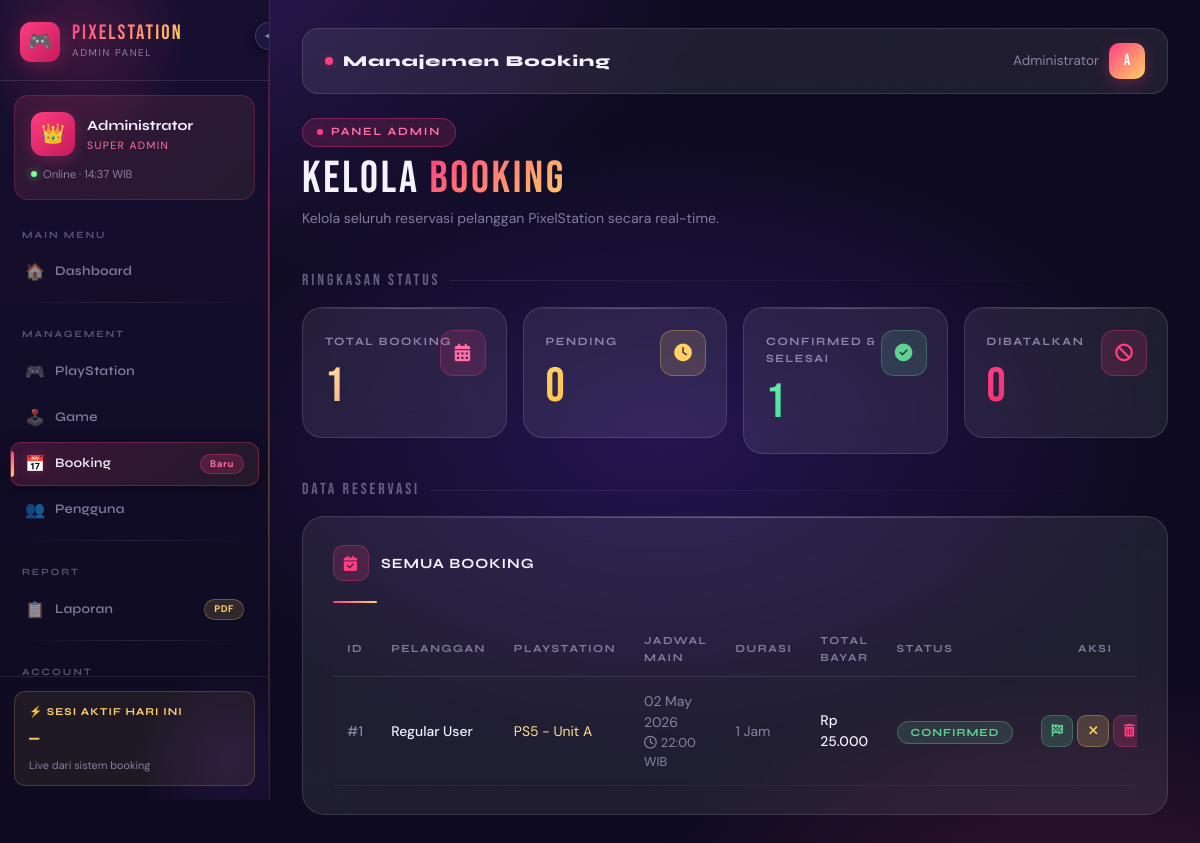
Page /admin/booking-admin.php (signed in) on the committed database.
### tables this page shows
CREATE TABLE `bookings` (
  `id` int(11) NOT NULL,
  `user_id` int(11) NOT NULL,
  `ps_id` int(11) NOT NULL,
  `tanggal` date NOT NULL,
  `jam_mulai` time NOT NULL,
  `durasi` int(11) NOT NULL,
  `total_harga` int(11) NOT NULL,
  `status` enum('pending','confirmed','selesai','batal') DEFAULT 'pending',
  `created_at` timestamp NOT NULL DEFAULT current_timestamp()
);

CREATE TABLE `users` (
  `id` int(11) NOT NULL,
  `nama` varchar(100) NOT NULL,
  `email` varchar(100) NOT NULL,
  `password` varchar(255) NOT NULL,
  `role` enum('admin','user') DEFAULT 'user',
  `created_at` timestamp NOT NULL DEFAULT current_timestamp()
);

CREATE TABLE `playstations` (
  `id` int(11) NOT NULL,
  `nama_ps` varchar(100) NOT NULL,
  `harga_per_jam` int(11) NOT NULL,
  `status` enum('tersedia','terpakai') DEFAULT 'tersedia',
  `created_at` timestamp NOT NULL DEFAULT current_timestamp()
);

### admin/booking-admin.php (the view, shortened to what this page needs)
<?php
include "../config/koneksi.php";
$total     = mysqli_fetch_assoc(mysqli_query($conn, "SELECT COUNT(*) as total FROM bookings"));
$pending   = mysqli_fetch_assoc(mysqli_query($conn, "SELECT COUNT(*) as total FROM bookings WHERE status='pending'"));
$confirmed = mysqli_fetch_assoc(mysqli_query($conn, "SELECT COUNT(*) as total FROM bookings WHERE status='confirmed'"));
$selesai   = mysqli_fetch_assoc(mysqli_query($conn, "SELECT COUNT(*) as total FROM bookings WHERE status='selesai'"));
$batal     = mysqli_fetch_assoc(mysqli_query($conn, "SELECT COUNT(*) as total FROM bookings WHERE status='batal'"));
$data = mysqli_query($conn, "
    SELECT bookings.*, users.nama as user_nama, playstations.nama_ps
    FROM bookings
    JOIN users ON bookings.user_id = users.id
    JOIN playstations ON bookings.ps_id = playstations.id
    ORDER BY bookings.tanggal DESC, bookings.jam_mulai ASC
");
?>
<!DOCTYPE html>
<html lang="id">
<head>
    <link href="https://cdn.jsdelivr.net/npm/bootstrap@5.3.3/dist/css/bootstrap.min.css" rel="stylesheet">
    <link rel="stylesheet" href="https://cdnjs.cloudflare.com/ajax/libs/font-awesome/6.5.0/css/all.min.css">
</head>
<body>
<?php include 'partials/sidebar.php'; ?>
<div class="main-wrapper">
    <div class="topbar mb-4">
        <div class="topbar-title">
            <span class="dot-live"></span>
            Manajemen Booking
        </div>
        <div class="topbar-user">
            <span><?= htmlspecialchars($_SESSION['nama']); ?></span>
            <div class="topbar-avatar"><?= strtoupper(substr($_SESSION['nama'], 0, 1)); ?></div>
        </div>
    </div>
    <div class="page-header mb-4">
        <div class="page-title-wrap">
            <div class="page-eyebrow">
                <span class="dot-live" style="width:6px;height:6px;"></span>
                Panel Admin
            </div>
            <div class="page-title">Kelola <span>Booking</span></div>
            <p class="page-sub">Kelola seluruh reservasi pelanggan PixelStation secara real-time.</p>
        </div>
    </div>
    <div class="section-title">Ringkasan Status</div>
    <div class="row g-3 mb-4">
        <div class="col-md-3 col-6">
            <div class="stat-card">
                <div class="stat-icon"><i class="fas fa-calendar-alt"></i></div>
                <div class="stat-label">Total Booking</div>
                <div class="stat-num default"><?= $total['total']; ?></div>
            </div>
        </div>
        <div class="col-md-3 col-6">
            <div class="stat-card">
                <div class="stat-icon yellow"><i class="fas fa-clock"></i></div>
                <div class="stat-label">Pending</div>
                <div class="stat-num pending"><?= $pending['total']; ?></div>
            </div>
        </div>
        <div class="col-md-3 col-6">
            <div class="stat-card">
                <div class="stat-icon green"><i class="fas fa-check-circle"></i></div>
                <div class="stat-label">Confirmed & Selesai</div>
                <div class="stat-num green"><?= ($confirmed['total'] + $selesai['total']); ?></div>
            </div>
        </div>
        <div class="col-md-3 col-6">
            <div class="stat-card">
                <div class="stat-icon red"><i class="fas fa-ban"></i></div>
                <div class="stat-label">Dibatalkan</div>
                <div class="stat-num danger"><?= $batal['total']; ?></div>
            </div>
        </div>
    </div>
    <div class="section-title">Data Reservasi</div>
    <div class="glass-card">
        <div class="card-heading">
            <div class="ch-icon"><i class="fas fa-calendar-check"></i></div>
            Semua Booking
        </div>
        <div class="divider-line"></div>
        <div class="table-responsive">
            <table class="px-table">
                <thead>
                    <tr>
                        <th>ID</th>
                        <th>Pelanggan</th>
                        <th>PlayStation</th>
                        <th>Jadwal Main</th>
                        <th>Durasi</th>
                        <th>Total Bayar</th>
                        <th>Status</th>
                        <th class="text-center">Aksi</th>
                    </tr>
                </thead>
                <tbody>
                <?php if (mysqli_num_rows($data) == 0): ?>
                    <tr>
                        <td colspan="8">
                            <div class="empty-state">
                                <i class="fas fa-calendar-times d-block"></i>
                                <p>Belum ada data booking.</p>
                            </div>
                        </td>
                    </tr>
                <?php else: ?>
                    <?php while ($row = mysqli_fetch_array($data)):
                        $badgeClass = match($row['status']) {
                            'pending'   => 'badge-pending',
                            'confirmed' => 'badge-confirmed',
                            'selesai'   => 'badge-selesai',
                            'batal'     => 'badge-batal',
                            default     => ''
                        };
                    ?>
                    <tr>
                        <td><strong style="color:var(--muted)">#<?= $row['id']; ?></strong></td>
                        <td><strong><?= htmlspecialchars($row['user_nama']); ?></strong></td>
                        <td><span class="ps-name-cell"><?= htmlspecialchars($row['nama_ps']); ?></span></td>
                        <td>
                            <div><?= date('d M Y', strtotime($row['tanggal'])); ?></div>
                            <div style="font-size:.8rem; color:var(--muted)">
                                <i class="far fa-clock me-1"></i><?= date('H:i', strtotime($row['jam_mulai'])); ?> WIB
                            </div>
                        </td>
                        <td><?= $row['durasi']; ?> Jam</td>
                        <td><strong>Rp <?= number_format($row['total_harga'], 0, ',', '.'); ?></strong></td>
                        <td><span class="badge-px <?= $badgeClass; ?>"><?= ucfirst($row['status']); ?></span></td>
                        <td>
                            <div class="d-flex justify-content-center">
                                <?php if ($row['status'] == 'pending'): ?>
                                    <a href="booking-admin.php?status=confirmed&id=<?= $row['id']; ?>" class="btn-action btn-confirm" title="Konfirmasi" onclick="return confirm('Konfirmasi booking ini?')">
                                        <i class="fas fa-check"></i>
                                    </a>
                                    <a href="booking-admin.php?status=batal&id=<?= $row['id']; ?>" class="btn-action btn-cancel" title="Batalkan" onclick="return confirm('Batalkan booking ini?')">
                                        <i class="fas fa-times"></i>
                                    </a>
                                <?php elseif ($row['status'] == 'confirmed'): ?>
                                    <a href="booking-admin.php?status=selesai&id=<?= $row['id']; ?>" class="btn-action btn-done" title="Tandai Selesai" onclick="return confirm('Tandai selesai?')">
                                        <i class="fas fa-flag-checkered"></i>
                                    </a>
                                    <a href="booking-admin.php?status=batal&id=<?= $row['id']; ?>" class="btn-action btn-cancel" title="Batalkan" onclick="return confirm('Batalkan booking ini?')">
                                        <i class="fas fa-times"></i>
                                    </a>
                                <?php endif; ?>
                                <a href="booking-admin.php?hapus=<?= $row['id']; ?>" class="btn-action btn-delete" title="Hapus Data" onclick="return confirm('Yakin hapus data booking ini secara permanen?')">
                                    <i class="fas fa-trash-alt"></i>
                                </a>
                            </div>
                        </td>
                    </tr>
                    <?php endwhile; ?>
                <?php endif; ?>
                </tbody>
            </table>
        </div>
    </div>
</div>
</body>
</html>

### admin/partials/sidebar.php (style rules this page uses)
:root { --pink: #FF3E80; --pink-soft: #FF6FA3; --pink-glow: rgba(255,62,128,0.25); --yellow: #FFD166; --yellow-glow: rgba(255,209,102,0.2); --dark: #0E0B20; --dark2: #130F28; --dark3: #1C1640; --card-bg: rgba(255,255,255,0.08); --glass: rgba(255,255,255,0.10); --border: rgba(255,255,255,0.12); --text: #F5F2FF; --muted: rgba(220,215,255,0.55); --sidebar-w: 270px; --sidebar-w-collapsed: 72px; }

### rows in the picture
bookings: id "1", user.nama "Regular User", ps.nama_ps "PS5 - Unit A", tanggal "02 May 2026", jam_mulai "22:00", durasi "1", total_harga "25.000", status "CONFIRMED"

### other values in the picture
$_SESSION['nama'] "Administrator"
substr($_SESSION['nama'], 0, 1) "A"
$total['total'] "1"
$pending['total'] "0"
$confirmed['total'] + $selesai['total'] "1"
$batal['total'] "0"
